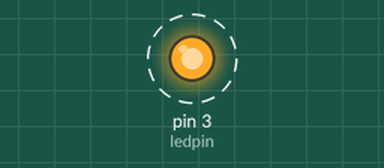
This sketch was run on a simulated Arduino Uno, built with avr-gcc and run on an emulated ATmega328P. On the bench: output pins drawn as LEDs (lit = HIGH). Dashed ring = blinking. The local clock reads 2024-03-15 10:24:30 at power-on unless the sketch sets it; what the sketch prints to the serial monitor is not drawn.

Above: at 0.5 s.
Timing chart, 0 to 4.6 s (numbered marks = the images above):
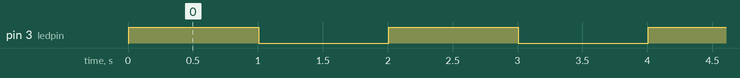

Measured:
- by itself, pin 3 (ledpin): alternates HIGH for 1.0 s and LOW for 1.0 s

The sketch:

Lab5.3.ino
```cpp
#include <ThreeWire.h>
#include <RtcDS1302.h>
#define ledpin 3
long previous_time;
ThreeWire myWire(4,5,2);
RtcDS1302<ThreeWire>Rtc(myWire);
void printDateTime(const RtcDateTime &dt){
  Serial.print(dt.Year(),DEC);
  Serial.print('/');
  Serial.print(dt.Month(),DEC);
  Serial.print('/');
  Serial.print(dt.Day(),DEC);
  Serial.print(' ');
  Serial.print(dt.Hour(),DEC);
  Serial.print(':');
  Serial.print(dt.Minute(),DEC);
  Serial.print(':');
  Serial.print(dt.Second(),DEC);
  Serial.print(' ');
  Serial.print("Total Seconds since 1/1/2020: ");
  Serial.print(dt.TotalSeconds());
  Serial.println();
}
void setup() {

  pinMode(ledpin, OUTPUT);
  Serial.begin(9600);
  Rtc.Begin();
  RtcDateTime setting_time(2020,2,2,23,31,10);
  printDateTime(setting_time);
  Rtc.SetDateTime(setting_time);

  RtcDateTime now = Rtc.GetDateTime();
  previous_time = now.TotalSeconds();

}
void loop() {
  Serial.println("Start");
  RtcDateTime now = Rtc.GetDateTime();
    for(int i = 0;i<60;i++){
      digitalWrite(ledpin, HIGH);
      delay(1000);
      digitalWrite(ledpin, LOW);
      delay(1000);
    }
 printDateTime(now);
  Serial.println("Stop");


}
```
